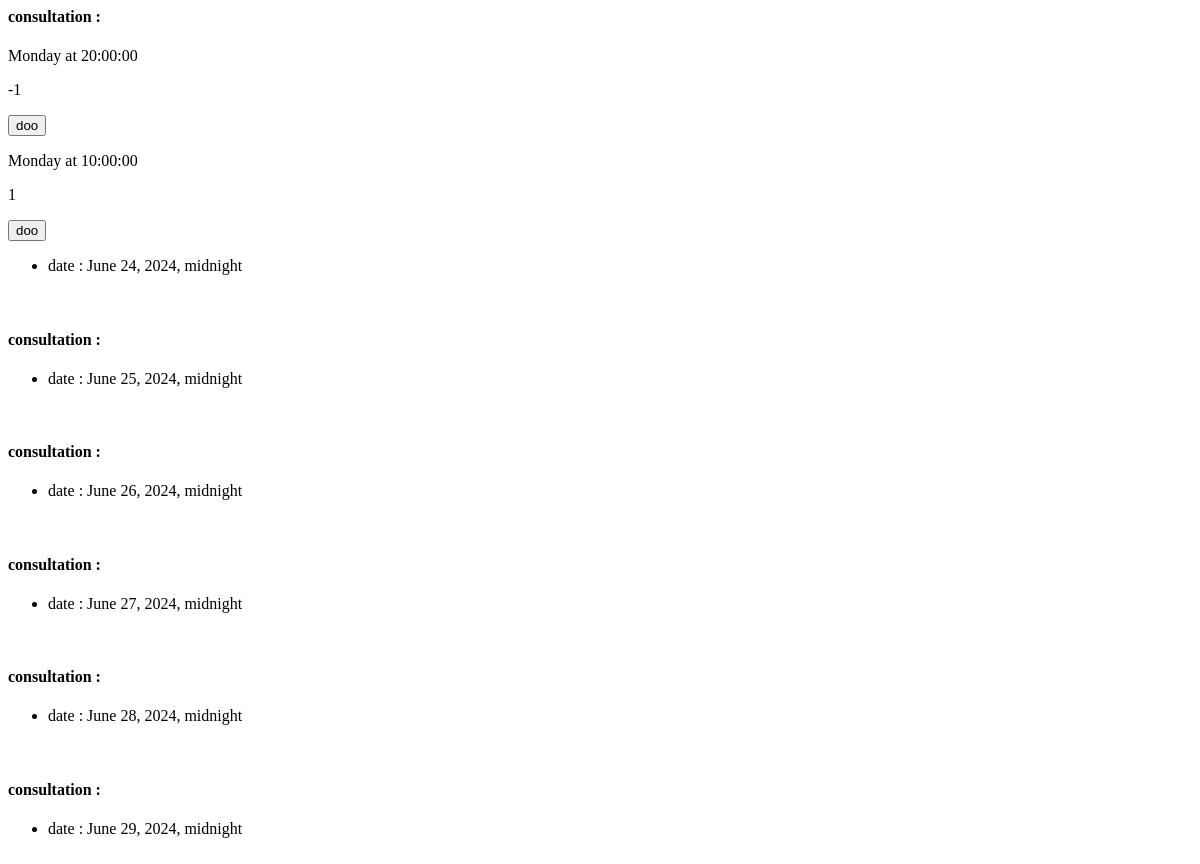
The app's page /consultation/2, older data.
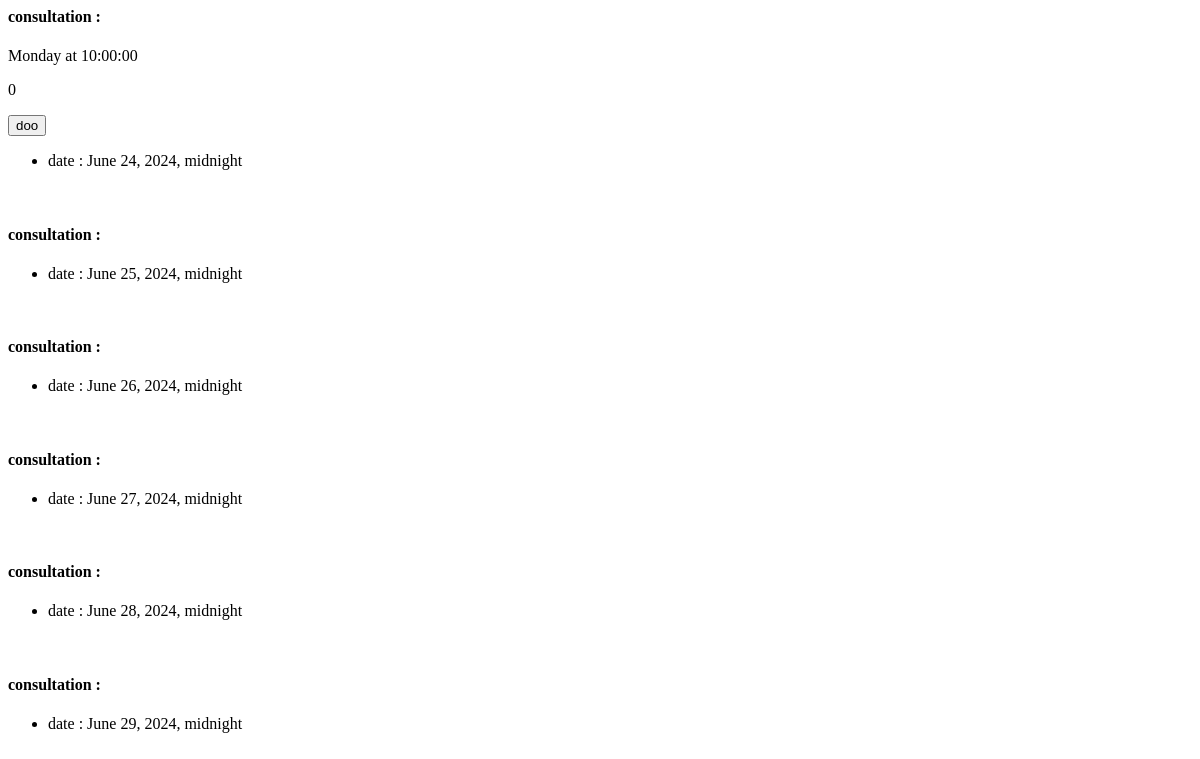
The same page, newer data.
### app/models.py (models this page shows)
class Consultation(models.Model):
    class Weekday(models.TextChoices):
        mon = "Monday", "Monday"
        tue = "Tuesday", "Tuesday"
        wed = "Wednesday", "Wednesday"
        thu = "Thursday", "Thursday"
        fri = "Friday", "Friday"
        sun = "Sunday", "Sunday"
    start_time = models.TimeField()
    end_time = models.TimeField()
    type = models.ForeignKey(Consultation_type, on_delete=models.CASCADE)
    day = models.CharField(max_length=10,default='sun ', choices=Weekday.choices)
    capacity_of_members = models.IntegerField(default=10)
    def __str__(self):
        return self.day +' at '+ str(self.start_time)

### app/views.py (the view)
# urls.py: path('consultation/<type>', views.consultation, name='consultation'),
def consultation(request, type):
    if request.GET.get('date'):
        get_date = request.GET.get('date')
        date = datetime.datetime.strptime(get_date, '%y/%m/%d')
        start_time = datetime.datetime(date.year, date.month, date.day)
        month = start_time.month
        year = start_time.year
        last_day_of_month = calendar.monthrange(year, month)
        end_time = datetime.datetime(year, month, last_day_of_month[1], hour=23, minute=59, second=59)
    else:
        start_time = datetime.datetime.now()
        month = start_time.month
        year = start_time.year
        last_day_of_month = calendar.monthrange(year, month)
        end_time = datetime.datetime(year, month, last_day_of_month[1], hour=23, minute=59, second=59)
    if start_time.day == end_time.day:
        return HttpResponse(f"pls specify the time frame. we can not make a list of consultation at: {start_time} to {end_time}")
    consultation_list = consultation_creator(start_time, end_time, type)
    return render(
        request,
        'consultation.html',
        {
            "consultations": consultation_list
        }
    )

### app/models.py (called while the page is built)
    def __str__(self):
        return self.type

    def __str__(self):
        return self.name

### app/templates/consultation.html (shortened to what this page needs)
{% block content %}
<html>
    <head>
    </head>
    <body>
        {% for consultation in consultations %}
            <h4>consultation :  </h4>
                {% for x in consultation.consultation %}
                    <p>{{ x }}</p>
                    <p>{{ x.capacity_of_members }}</p>
                    <button onclick="reserve('{{ x.id }}', '{{ consultation.date|date:'Y-m-d' }}')">doo</button>
                {% endfor %}
                <ul>
                    <li>date :  {{ consultation.date }}</li>
                </ul>
        <br>
    </body>
    {% endfor %}
</html>
{% endblock %}

Row changes from the older to the newer data that the page shows:
no longer on this page (row edited): Consultation: day+start_time "Monday at 20:00:00", capacity_of_members "-1"
changed Consultation "Monday at 10:00:00": capacity_of_members "1" → "0"
